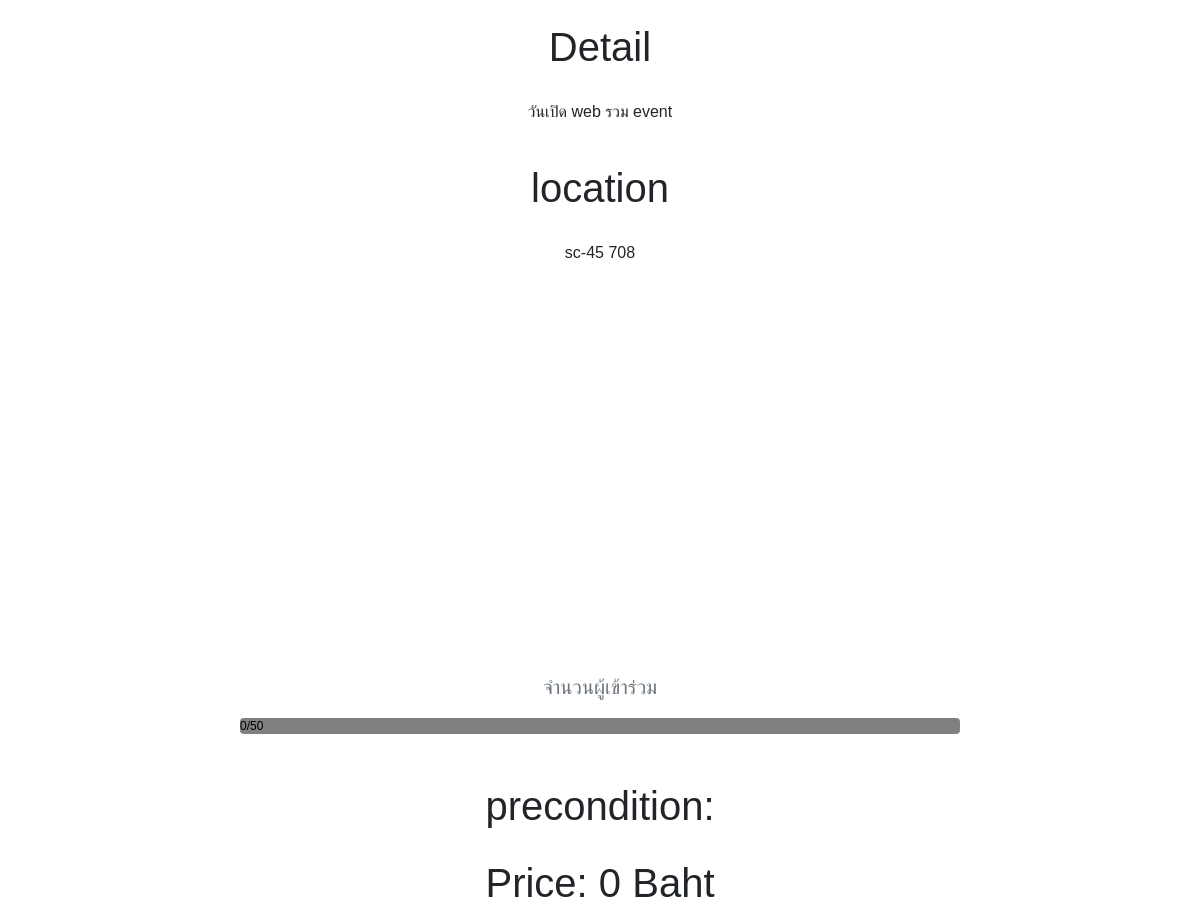
Page /project/page.php?id_ev=7 (middle part) on the earlier database version.
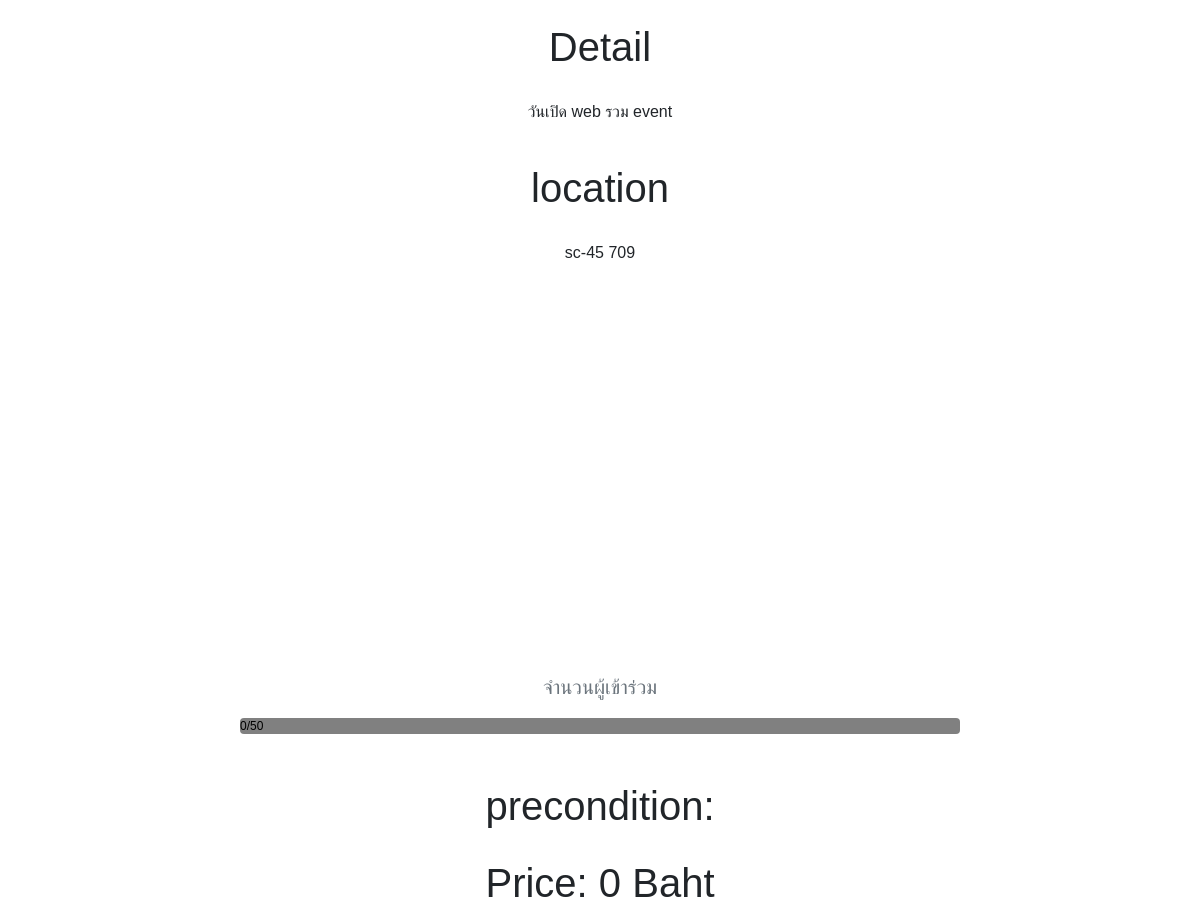
Same page on the later database version.
### tables this page shows
CREATE TABLE `events` (
  `id_ev` int(11) NOT NULL,
  `id_ac` int(11) NOT NULL,
  `name_event` text NOT NULL,
  `detail` text NOT NULL,
  `image` text NOT NULL,
  `teaser_VDO` text NOT NULL,
  `date` varchar(15) NOT NULL,
  `time` varchar(10) NOT NULL,
  `location` text NOT NULL,
  `map` text NOT NULL,
  `current_capacity` int(11) DEFAULT '0',
  `capacity` int(11) NOT NULL,
  `free` int(11) NOT NULL,
  `type` varchar(30) NOT NULL,
  `precondition` text NOT NULL,
  `create_time` varchar(20) NOT NULL,
  `status` varchar(1) NOT NULL DEFAULT 'y',
  `google_form_url` text NOT NULL
);

### project/src/Database.php (called while the page is built, shortened)
<?php
class Database {
  function loadEvent($id_ev){
    $connection = new PDO('mysql:host=localhost;dbname=project;charset=utf8mb4','admin','admin1234');
    $statement = $connection->query('SELECT * FROM events WHERE id_ev="'.$id_ev.'"');
    while($row = $statement->fetch(PDO::FETCH_ASSOC)) {
      $event = new Event($row['id_ev'],$row['id_ac'],$row['name_event'],$row['detail'],$row['image'],$row['teaser_VDO'],$row['date'],$row['time'],$row['location'],$row['map'],$row['current_capacity']
      ,$row['capacity'],$row['free'],$row['type'],$row['precondition'],$row['create_time'],$row['status'],$row['google_form_url']);
      return $event;
    }
  }
}
 ?>

### project/src/Event.php (called while the page is built, shortened)
<?php
class Event{
  protected $detail;
  protected $location;
  protected $current_capacity;
  protected $capacity;
  protected $free;
  function __construct($id_ev,$id_ac,$name_event, $detail,$image, $teaser_VDO,$date, $time,$location, $map,$current_capacity,$capacity, $free,$type,$precondition,$create_time,$status,$google_form_url)
  {
    $this->detail = $detail;
    $this->location = $location;
    $this->current_capacity = $current_capacity;
    $this->capacity = $capacity;
    $this->free = $free;
  }
  function get_detail(){
    return $this->detail;
  }
  function get_location(){
    return $this->location;
  }
  function get_current_capacity(){
    return $this->current_capacity;
  }
  function get_capacity(){
    return $this->capacity;
  }
  function get_free(){
    return $this->free;
  }
}
 ?>

### project/page.php (the view, shortened to what this page needs)
<html lang="en">
<?php
include_once("menubar.php");
  $database = new Database();
  $event = $database->loadEvent($_GET['id_ev']);
 ?>
  <head>
    <link rel='stylesheet' type='text/css' href="https://maxcdn.bootstrapcdn.com/bootstrap/4.0.0/css/bootstrap.min.css">
  </head>
  <body>
       <br>
    <?php
    $list = explode(",", $event->get_image() );
    $check = 0;
    for ($i=0; $i <count($list) ; $i++) {
      if ($list[$i]!="/project/picture/img/icon.png"){
        $check = $check+1;
      }
    }
    if ($check > 0){
      echo '<h2 style="text-align:center">Photo</h2>
      <div class="container" style="width:60%;height:50%">';
    }
          ?>
     </div><br><br><br>
     <div class="">
       <center><?php if ($event->get_teaser_VDO() != '/project/picture/img/no-video.png'){ echo '<h2 style="text-align:center">Teaser Video</h2><video src="'.$event->get_teaser_VDO().'"  controls style="width:60%;height:50%"></video>'; } ?>
         <br><br>
         <h1>Detail</h1>
         <p style="word-wrap: break-word;width:60%"><?php echo $event->get_detail() ?></p><br>
              <h1>location</h1>
              <p><?=$event->get_location() ?></p>
                  <div id="map"></div>
         <p>
       <p class="lead text-muted">จำนวนผู้เข้าร่วม</p>
       <div class="progress mybar" style="background-color: gray;width:60%">
         <div class="progress-bar bg-blue progress-bar-striped progress-bar-animated " style="width:<?php echo strval(($event->get_current_capacity()/$event->get_capacity())*100); ?>%" ><span style="color:black;"><?php echo strval($event->get_current_capacity())."/".strval($event->get_capacity()); ?></span></div>
       </div><br><br>
        <h1>precondition: <?= $event->get_precondition()?> </h1>
       <h1>Price: <?= $event->get_free()?> Baht</h1>
     </center><br><br><br>
     </div>
  </body>
</html>

Differences in the rows shown:
changed events "วันเปิด web รวม event": location "sc-45 708" → "sc-45 709"
